Frame 1 (no input): blank canvas, image omitted
Frame 60 (the mouse pressed at the canvas centre just before this capture): blank canvas, image omitted
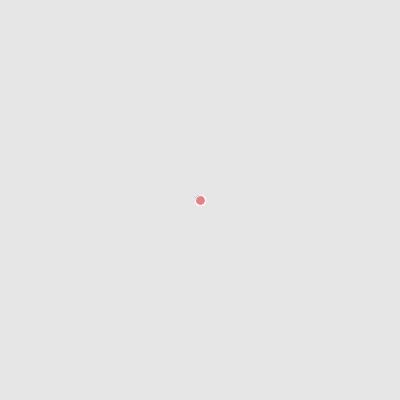
Frame 120 (the mouse held since frame 60 and released just before this capture)

The Processing sketch whose frames 1 and 60 were blank and that drew this single picture after the mouse press (run headless with seeded random() and noise(); from frame 60 on, the mouse is pressed at the canvas centre):

// Processing sketch: processing_40830
// ── processing_40830.pde

float A=0;
float B=0;

void setup(){
  size(400,400);
  background(230);
}

void mouseDragged(){
  A=random(18);
  B=random(20);
}

void draw(){

  if (mousePressed){
     stroke(255);
     fill(230,129,130);
     ellipse(mouseX-A,mouseY+B,10,10);
      
}
}
